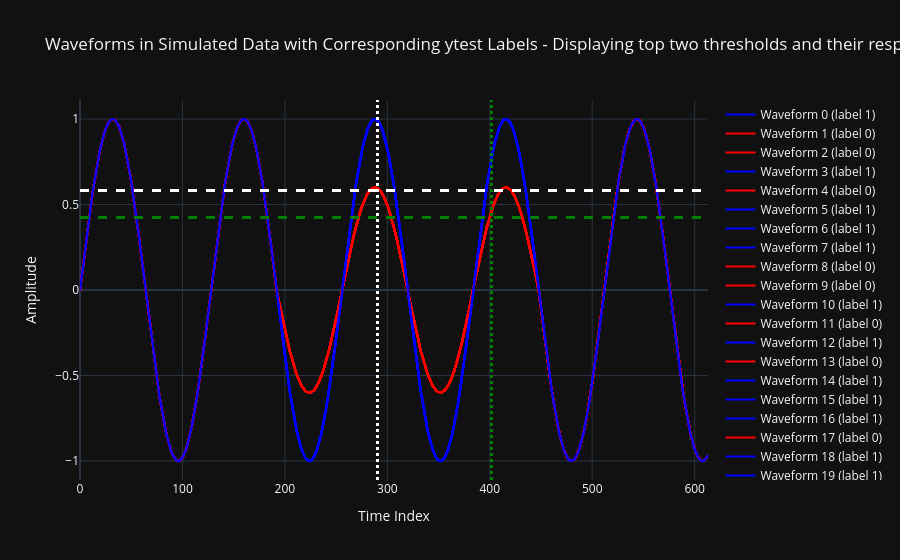

Notebook cell for this chart:
### Code cell
#
fig = go.Figure()

# Use red for label 1 and blue for label 0 (update colors as desired)
for i in range(Xori.shape[0]):
    label = int(ytest[i])
    color = 'blue' if label == 1 else 'red'
    fig.add_trace(go.Scatter(
        x=np.arange(Xori.shape[1]),
        y=Xori[i],
        mode='lines',
        name=f'Waveform {i} (label {label})',
        line=dict(color=color)
    ))
    fig.add_hline(y=0.57977396, line=dict(color='white', dash='dash'))
    fig.add_vline(x=290, line=dict(color='white', dash='dot'))
    fig.add_hline(y=0.42276767, line=dict(color='green', dash='dash'))
    fig.add_vline(x=402, line=dict(color='green', dash='dot'))
    # fig.add_vline(x=372, line=dict(color='black', dash='dot'))
    fig.update_layout(
        title="Waveforms in Simulated Data with Corresponding ytest Labels - Displaying top two thresholds and their respective indices.",
        xaxis_title="Time Index",
        yaxis_title="Amplitude",
        template="plotly_dark",
    )
fig.show()

### Figure 1 — Plotly figure (JSON) as saved in the notebook; plotly's stock layout.template omitted (floating-point values rounded to 4 significant figures; data arrays with more than 128 entries replaced by an {"elided": "..."} marker saying what was removed)
{"data": [{"line": {"color": "blue"}, "mode": "lines", "name": "Waveform 0 (label 1)", "type": "scatter", "x": {"elided": "614 int values"}, "y": {"elided": "614 float values"}}, {"line": {"color": "red"}, "mode": "lines", "name": "Waveform 1 (label 0)", "type": "scatter", "x": {"elided": "614 int values"}, "y": {"elided": "614 float values"}}, {"line": {"color": "red"}, "mode": "lines", "name": "Waveform 2 (label 0)", "type": "scatter", "x": {"elided": "614 int values"}, "y": {"elided": "614 float values"}}, {"line": {"color": "blue"}, "mode": "lines", "name": "Waveform 3 (label 1)", "type": "scatter", "x": {"elided": "614 int values"}, "y": {"elided": "614 float values"}}, {"line": {"color": "red"}, "mode": "lines", "name": "Waveform 4 (label 0)", "type": "scatter", "x": {"elided": "614 int values"}, "y": {"elided": "614 float values"}}, {"line": {"color": "blue"}, "mode": "lines", "name": "Waveform 5 (label 1)", "type": "scatter", "x": {"elided": "614 int values"}, "y": {"elided": "614 float values"}}, {"line": {"color": "blue"}, "mode": "lines", "name": "Waveform 6 (label 1)", "type": "scatter", "x": {"elided": "614 int values"}, "y": {"elided": "614 float values"}}, {"line": {"color": "blue"}, "mode": "lines", "name": "Waveform 7 (label 1)", "type": "scatter", "x": {"elided": "614 int values"}, "y": {"elided": "614 float values"}}, {"line": {"color": "red"}, "mode": "lines", "name": "Waveform 8 (label 0)", "type": "scatter", "x": {"elided": "614 int values"}, "y": {"elided": "614 float values"}}, {"line": {"color": "red"}, "mode": "lines", "name": "Waveform 9 (label 0)", "type": "scatter", "x": {"elided": "614 int values"}, "y": {"elided": "614 float values"}}, {"line": {"color": "blue"}, "mode": "lines", "name": "Waveform 10 (label 1)", "type": "scatter", "x": {"elided": "614 int values"}, "y": {"elided": "614 float values"}}, {"line": {"color": "red"}, "mode": "lines", "name": "Waveform 11 (label 0)", "type": "scatter", "x": {"elided": "614 int values"}, "y": {"elided": "614 float values"}}, {"line": {"color": "blue"}, "mode": "lines", "name": "Waveform 12 (label 1)", "type": "scatter", "x": {"elided": "614 int values"}, "y": {"elided": "614 float values"}}, {"line": {"color": "red"}, "mode": "lines", "name": "Waveform 13 (label 0)", "type": "scatter", "x": {"elided": "614 int values"}, "y": {"elided": "614 float values"}}, {"line": {"color": "blue"}, "mode": "lines", "name": "Waveform 14 (label 1)", "type": "scatter", "x": {"elided": "614 int values"}, "y": {"elided": "614 float values"}}, {"line": {"color": "blue"}, "mode": "lines", "name": "Waveform 15 (label 1)", "type": "scatter", "x": {"elided": "614 int values"}, "y": {"elided": "614 float values"}}, {"line": {"color": "blue"}, "mode": "lines", "name": "Waveform 16 (label 1)", "type": "scatter", "x": {"elided": "614 int values"}, "y": {"elided": "614 float values"}}, {"line": {"color": "red"}, "mode": "lines", "name": "Waveform 17 (label 0)", "type": "scatter", "x": {"elided": "614 int values"}, "y": {"elided": "614 float values"}}, {"line": {"color": "blue"}, "mode": "lines", "name": "Waveform 18 (label 1)", "type": "scatter", "x": {"elided": "614 int values"}, "y": {"elided": "614 float values"}}, {"line": {"color": "blue"}, "mode": "lines", "name": "Waveform 19 (label 1)", "type": "scatter", "x": {"elided": "614 int values"}, "y": {"elided": "614 float values"}}, {"line": {"color": "red"}, "mode": "lines", "name": "Waveform 20 (label 0)", "type": "scatter", "x": {"elided": "614 int values"}, "y": {"elided": "614 float values"}}, {"line": {"color": "red"}, "mode": "lines", "name": "Waveform 21 (label 0)", "type": "scatter", "x": {"elided": "614 int values"}, "y": {"elided": "614 float values"}}, {"line": {"color": "red"}, "mode": "lines", "name": "Waveform 22 (label 0)", "type": "scatter", "x": {"elided": "614 int values"}, "y": {"elided": "614 float values"}}, {"line": {"color": "blue"}, "mode": "lines", "name": "Waveform 23 (label 1)", "type": "scatter", "x": {"elided": "614 int values"}, "y": {"elided": "614 float values"}}, {"line": {"color": "blue"}, "mode": "lines", "name": "Waveform 24 (label 1)", "type": "scatter", "x": {"elided": "614 int values"}, "y": {"elided": "614 float values"}}, {"line": {"color": "blue"}, "mode": "lines", "name": "Waveform 25 (label 1)", "type": "scatter", "x": {"elided": "614 int values"}, "y": {"elided": "614 float values"}}, {"line": {"color": "blue"}, "mode": "lines", "name": "Waveform 26 (label 1)", "type": "scatter", "x": {"elided": "614 int values"}, "y": {"elided": "614 float values"}}, {"line": {"color": "red"}, "mode": "lines", "name": "Waveform 27 (label 0)", "type": "scatter", "x": {"elided": "614 int values"}, "y": {"elided": "614 float values"}}, {"line": {"color": "blue"}, "mode": "lines", "name": "Waveform 28 (label 1)", "type": "scatter", "x": {"elided": "614 int values"}, "y": {"elided": "614 float values"}}, {"line": {"color": "red"}, "mode": "lines", "name": "Waveform 29 (label 0)", "type": "scatter", "x": {"elided": "614 int values"}, "y": {"elided": "614 float values"}}, {"line": {"color": "red"}, "mode": "lines", "name": "Waveform 30 (label 0)", "type": "scatter", "x": {"elided": "614 int values"}, "y": {"elided": "614 float values"}}, {"line": {"color": "red"}, "mode": "lines", "name": "Waveform 31 (label 0)", "type": "scatter", "x": {"elided": "614 int values"}, "y": {"elided": "614 float values"}}, {"line": {"color": "red"}, "mode": "lines", "name": "Waveform 32 (label 0)", "type": "scatter", "x": {"elided": "614 int values"}, "y": {"elided": "614 float values"}}, {"line": {"color": "red"}, "mode": "lines", "name": "Waveform 33 (label 0)", "type": "scatter", "x": {"elided": "614 int values"}, "y": {"elided": "614 float values"}}, {"line": {"color": "red"}, "mode": "lines", "name": "Waveform 34 (label 0)", "type": "scatter", "x": {"elided": "614 int values"}, "y": {"elided": "614 float values"}}, {"line": {"color": "red"}, "mode": "lines", "name": "Waveform 35 (label 0)", "type": "scatter", "x": {"elided": "614 int values"}, "y": {"elided": "614 float values"}}, {"line": {"color": "red"}, "mode": "lines", "name": "Waveform 36 (label 0)", "type": "scatter", "x": {"elided": "614 int values"}, "y": {"elided": "614 float values"}}, {"line": {"color": "red"}, "mode": "lines", "name": "Waveform 37 (label 0)", "type": "scatter", "x": {"elided": "614 int values"}, "y": {"elided": "614 float values"}}, {"line": {"color": "blue"}, "mode": "lines", "name": "Waveform 38 (label 1)", "type": "scatter", "x": {"elided": "614 int values"}, "y": {"elided": "614 float values"}}, {"line": {"color": "blue"}, "mode": "lines", "name": "Waveform 39 (label 1)", "type": "scatter", "x": {"elided": "614 int values"}, "y": {"elided": "614 float values"}}], "layout": {"shapes": [{"line": {"color": "white", "dash": "dash"}, "type": "line", "x0": 0, "x1": 1, "xref": "x domain", "y0": 0.5798, "y1": 0.5798, "yref": "y"}, {"line": {"color": "white", "dash": "dot"}, "type": "line", "x0": 290, "x1": 290, "xref": "x", "y0": 0, "y1": 1, "yref": "y domain"}, {"line": {"color": "green", "dash": "dash"}, "type": "line", "x0": 0, "x1": 1, "xref": "x domain", "y0": 0.4228, "y1": 0.4228, "yref": "y"}, {"line": {"color": "green", "dash": "dot"}, "type": "line", "x0": 402, "x1": 402, "xref": "x", "y0": 0, "y1": 1, "yref": "y domain"}, {"line": {"color": "white", "dash": "dash"}, "type": "line", "x0": 0, "x1": 1, "xref": "x domain", "y0": 0.5798, "y1": 0.5798, "yref": "y"}, {"line": {"color": "white", "dash": "dot"}, "type": "line", "x0": 290, "x1": 290, "xref": "x", "y0": 0, "y1": 1, "yref": "y domain"}, {"line": {"color": "green", "dash": "dash"}, "type": "line", "x0": 0, "x1": 1, "xref": "x domain", "y0": 0.4228, "y1": 0.4228, "yref": "y"}, {"line": {"color": "green", "dash": "dot"}, "type": "line", "x0": 402, "x1": 402, "xref": "x", "y0": 0, "y1": 1, "yref": "y domain"}, {"line": {"color": "white", "dash": "dash"}, "type": "line", "x0": 0, "x1": 1, "xref": "x domain", "y0": 0.5798, "y1": 0.5798, "yref": "y"}, {"line": {"color": "white", "dash": "dot"}, "type": "line", "x0": 290, "x1": 290, "xref": "x", "y0": 0, "y1": 1, "yref": "y domain"}, {"line": {"color": "green", "dash": "dash"}, "type": "line", "x0": 0, "x1": 1, "xref": "x domain", "y0": 0.4228, "y1": 0.4228, "yref": "y"}, {"line": {"color": "green", "dash": "dot"}, "type": "line", "x0": 402, "x1": 402, "xref": "x", "y0": 0, "y1": 1, "yref": "y domain"}, {"line": {"color": "white", "dash": "dash"}, "type": "line", "x0": 0, "x1": 1, "xref": "x domain", "y0": 0.5798, "y1": 0.5798, "yref": "y"}, {"line": {"color": "white", "dash": "dot"}, "type": "line", "x0": 290, "x1": 290, "xref": "x", "y0": 0, "y1": 1, "yref": "y domain"}, {"line": {"color": "green", "dash": "dash"}, "type": "line", "x0": 0, "x1": 1, "xref": "x domain", "y0": 0.4228, "y1": 0.4228, "yref": "y"}, {"line": {"color": "green", "dash": "dot"}, "type": "line", "x0": 402, "x1": 402, "xref": "x", "y0": 0, "y1": 1, "yref": "y domain"}, {"line": {"color": "white", "dash": "dash"}, "type": "line", "x0": 0, "x1": 1, "xref": "x domain", "y0": 0.5798, "y1": 0.5798, "yref": "y"}, {"line": {"color": "white", "dash": "dot"}, "type": "line", "x0": 290, "x1": 290, "xref": "x", "y0": 0, "y1": 1, "yref": "y domain"}, {"line": {"color": "green", "dash": "dash"}, "type": "line", "x0": 0, "x1": 1, "xref": "x domain", "y0": 0.4228, "y1": 0.4228, "yref": "y"}, {"line": {"color": "green", "dash": "dot"}, "type": "line", "x0": 402, "x1": 402, "xref": "x", "y0": 0, "y1": 1, "yref": "y domain"}, {"line": {"color": "white", "dash": "dash"}, "type": "line", "x0": 0, "x1": 1, "xref": "x domain", "y0": 0.5798, "y1": 0.5798, "yref": "y"}, {"line": {"color": "white", "dash": "dot"}, "type": "line", "x0": 290, "x1": 290, "xref": "x", "y0": 0, "y1": 1, "yref": "y domain"}, {"line": {"color": "green", "dash": "dash"}, "type": "line", "x0": 0, "x1": 1, "xref": "x domain", "y0": 0.4228, "y1": 0.4228, "yref": "y"}, {"line": {"color": "green", "dash": "dot"}, "type": "line", "x0": 402, "x1": 402, "xref": "x", "y0": 0, "y1": 1, "yref": "y domain"}, {"line": {"color": "white", "dash": "dash"}, "type": "line", "x0": 0, "x1": 1, "xref": "x domain", "y0": 0.5798, "y1": 0.5798, "yref": "y"}, {"line": {"color": "white", "dash": "dot"}, "type": "line", "x0": 290, "x1": 290, "xref": "x", "y0": 0, "y1": 1, "yref": "y domain"}, {"line": {"color": "green", "dash": "dash"}, "type": "line", "x0": 0, "x1": 1, "xref": "x domain", "y0": 0.4228, "y1": 0.4228, "yref": "y"}, {"line": {"color": "green", "dash": "dot"}, "type": "line", "x0": 402, "x1": 402, "xref": "x", "y0": 0, "y1": 1, "yref": "y domain"}, {"line": {"color": "white", "dash": "dash"}, "type": "line", "x0": 0, "x1": 1, "xref": "x domain", "y0": 0.5798, "y1": 0.5798, "yref": "y"}, {"line": {"color": "white", "dash": "dot"}, "type": "line", "x0": 290, "x1": 290, "xref": "x", "y0": 0, "y1": 1, "yref": "y domain"}, {"line": {"color": "green", "dash": "dash"}, "type": "line", "x0": 0, "x1": 1, "xref": "x domain", "y0": 0.4228, "y1": 0.4228, "yref": "y"}, {"line": {"color": "green", "dash": "dot"}, "type": "line", "x0": 402, "x1": 402, "xref": "x", "y0": 0, "y1": 1, "yref": "y domain"}, {"line": {"color": "white", "dash": "dash"}, "type": "line", "x0": 0, "x1": 1, "xref": "x domain", "y0": 0.5798, "y1": 0.5798, "yref": "y"}, {"line": {"color": "white", "dash": "dot"}, "type": "line", "x0": 290, "x1": 290, "xref": "x", "y0": 0, "y1": 1, "yref": "y domain"}, {"line": {"color": "green", "dash": "dash"}, "type": "line", "x0": 0, "x1": 1, "xref": "x domain", "y0": 0.4228, "y1": 0.4228, "yref": "y"}, {"line": {"color": "green", "dash": "dot"}, "type": "line", "x0": 402, "x1": 402, "xref": "x", "y0": 0, "y1": 1, "yref": "y domain"}, {"line": {"color": "white", "dash": "dash"}, "type": "line", "x0": 0, "x1": 1, "xref": "x domain", "y0": 0.5798, "y1": 0.5798, "yref": "y"}, {"line": {"color": "white", "dash": "dot"}, "type": "line", "x0": 290, "x1": 290, "xref": "x", "y0": 0, "y1": 1, "yref": "y domain"}, {"line": {"color": "green", "dash": "dash"}, "type": "line", "x0": 0, "x1": 1, "xref": "x domain", "y0": 0.4228, "y1": 0.4228, "yref": "y"}, {"line": {"color": "green", "dash": "dot"}, "type": "line", "x0": 402, "x1": 402, "xref": "x", "y0": 0, "y1": 1, "yref": "y domain"}, {"line": {"color": "white", "dash": "dash"}, "type": "line", "x0": 0, "x1": 1, "xref": "x domain", "y0": 0.5798, "y1": 0.5798, "yref": "y"}, {"line": {"color": "white", "dash": "dot"}, "type": "line", "x0": 290, "x1": 290, "xref": "x", "y0": 0, "y1": 1, "yref": "y domain"}, {"line": {"color": "green", "dash": "dash"}, "type": "line", "x0": 0, "x1": 1, "xref": "x domain", "y0": 0.4228, "y1": 0.4228, "yref": "y"}, {"line": {"color": "green", "dash": "dot"}, "type": "line", "x0": 402, "x1": 402, "xref": "x", "y0": 0, "y1": 1, "yref": "y domain"}, {"line": {"color": "white", "dash": "dash"}, "type": "line", "x0": 0, "x1": 1, "xref": "x domain", "y0": 0.5798, "y1": 0.5798, "yref": "y"}, {"line": {"color": "white", "dash": "dot"}, "type": "line", "x0": 290, "x1": 290, "xref": "x", "y0": 0, "y1": 1, "yref": "y domain"}, {"line": {"color": "green", "dash": "dash"}, "type": "line", "x0": 0, "x1": 1, "xref": "x domain", "y0": 0.4228, "y1": 0.4228, "yref": "y"}, {"line": {"color": "green", "dash": "dot"}, "type": "line", "x0": 402, "x1": 402, "xref": "x", "y0": 0, "y1": 1, "yref": "y domain"}, {"line": {"color": "white", "dash": "dash"}, "type": "line", "x0": 0, "x1": 1, "xref": "x domain", "y0": 0.5798, "y1": 0.5798, "yref": "y"}, {"line": {"color": "white", "dash": "dot"}, "type": "line", "x0": 290, "x1": 290, "xref": "x", "y0": 0, "y1": 1, "yref": "y domain"}, {"line": {"color": "green", "dash": "dash"}, "type": "line", "x0": 0, "x1": 1, "xref": "x domain", "y0": 0.4228, "y1": 0.4228, "yref": "y"}, {"line": {"color": "green", "dash": "dot"}, "type": "line", "x0": 402, "x1": 402, "xref": "x", "y0": 0, "y1": 1, "yref": "y domain"}, {"line": {"color": "white", "dash": "dash"}, "type": "line", "x0": 0, "x1": 1, "xref": "x domain", "y0": 0.5798, "y1": 0.5798, "yref": "y"}, {"line": {"color": "white", "dash": "dot"}, "type": "line", "x0": 290, "x1": 290, "xref": "x", "y0": 0, "y1": 1, "yref": "y domain"}, {"line": {"color": "green", "dash": "dash"}, "type": "line", "x0": 0, "x1": 1, "xref": "x domain", "y0": 0.4228, "y1": 0.4228, "yref": "y"}, {"line": {"color": "green", "dash": "dot"}, "type": "line", "x0": 402, "x1": 402, "xref": "x", "y0": 0, "y1": 1, "yref": "y domain"}, {"line": {"color": "white", "dash": "dash"}, "type": "line", "x0": 0, "x1": 1, "xref": "x domain", "y0": 0.5798, "y1": 0.5798, "yref": "y"}, {"line": {"color": "white", "dash": "dot"}, "type": "line", "x0": 290, "x1": 290, "xref": "x", "y0": 0, "y1": 1, "yref": "y domain"}, {"line": {"color": "green", "dash": "dash"}, "type": "line", "x0": 0, "x1": 1, "xref": "x domain", "y0": 0.4228, "y1": 0.4228, "yref": "y"}, {"line": {"color": "green", "dash": "dot"}, "type": "line", "x0": 402, "x1": 402, "xref": "x", "y0": 0, "y1": 1, "yref": "y domain"}, {"line": {"color": "white", "dash": "dash"}, "type": "line", "x0": 0, "x1": 1, "xref": "x domain", "y0": 0.5798, "y1": 0.5798, "yref": "y"}, {"line": {"color": "white", "dash": "dot"}, "type": "line", "x0": 290, "x1": 290, "xref": "x", "y0": 0, "y1": 1, "yref": "y domain"}, {"line": {"color": "green", "dash": "dash"}, "type": "line", "x0": 0, "x1": 1, "xref": "x domain", "y0": 0.4228, "y1": 0.4228, "yref": "y"}, {"line": {"color": "green", "dash": "dot"}, "type": "line", "x0": 402, "x1": 402, "xref": "x", "y0": 0, "y1": 1, "yref": "y domain"}, {"line": {"color": "white", "dash": "dash"}, "type": "line", "x0": 0, "x1": 1, "xref": "x domain", "y0": 0.5798, "y1": 0.5798, "yref": "y"}, {"line": {"color": "white", "dash": "dot"}, "type": "line", "x0": 290, "x1": 290, "xref": "x", "y0": 0, "y1": 1, "yref": "y domain"}, {"line": {"color": "green", "dash": "dash"}, "type": "line", "x0": 0, "x1": 1, "xref": "x domain", "y0": 0.4228, "y1": 0.4228, "yref": "y"}, {"line": {"color": "green", "dash": "dot"}, "type": "line", "x0": 402, "x1": 402, "xref": "x", "y0": 0, "y1": 1, "yref": "y domain"}, {"line": {"color": "white", "dash": "dash"}, "type": "line", "x0": 0, "x1": 1, "xref": "x domain", "y0": 0.5798, "y1": 0.5798, "yref": "y"}, {"line": {"color": "white", "dash": "dot"}, "type": "line", "x0": 290, "x1": 290, "xref": "x", "y0": 0, "y1": 1, "yref": "y domain"}, {"line": {"color": "green", "dash": "dash"}, "type": "line", "x0": 0, "x1": 1, "xref": "x domain", "y0": 0.4228, "y1": 0.4228, "yref": "y"}, {"line": {"color": "green", "dash": "dot"}, "type": "line", "x0": 402, "x1": 402, "xref": "x", "y0": 0, "y1": 1, "yref": "y domain"}, {"line": {"color": "white", "dash": "dash"}, "type": "line", "x0": 0, "x1": 1, "xref": "x domain", "y0": 0.5798, "y1": 0.5798, "yref": "y"}, {"line": {"color": "white", "dash": "dot"}, "type": "line", "x0": 290, "x1": 290, "xref": "x", "y0": 0, "y1": 1, "yref": "y domain"}, {"line": {"color": "green", "dash": "dash"}, "type": "line", "x0": 0, "x1": 1, "xref": "x domain", "y0": 0.4228, "y1": 0.4228, "yref": "y"}, {"line": {"color": "green", "dash": "dot"}, "type": "line", "x0": 402, "x1": 402, "xref": "x", "y0": 0, "y1": 1, "yref": "y domain"}, {"line": {"color": "white", "dash": "dash"}, "type": "line", "x0": 0, "x1": 1, "xref": "x domain", "y0": 0.5798, "y1": 0.5798, "yref": "y"}, {"line": {"color": "white", "dash": "dot"}, "type": "line", "x0": 290, "x1": 290, "xref": "x", "y0": 0, "y1": 1, "yref": "y domain"}, {"line": {"color": "green", "dash": "dash"}, "type": "line", "x0": 0, "x1": 1, "xref": "x domain", "y0": 0.4228, "y1": 0.4228, "yref": "y"}, {"line": {"color": "green", "dash": "dot"}, "type": "line", "x0": 402, "x1": 402, "xref": "x", "y0": 0, "y1": 1, "yref": "y domain"}, {"line": {"color": "white", "dash": "dash"}, "type": "line", "x0": 0, "x1": 1, "xref": "x domain", "y0": 0.5798, "y1": 0.5798, "yref": "y"}, {"line": {"color": "white", "dash": "dot"}, "type": "line", "x0": 290, "x1": 290, "xref": "x", "y0": 0, "y1": 1, "yref": "y domain"}, {"line": {"color": "green", "dash": "dash"}, "type": "line", "x0": 0, "x1": 1, "xref": "x domain", "y0": 0.4228, "y1": 0.4228, "yref": "y"}, {"line": {"color": "green", "dash": "dot"}, "type": "line", "x0": 402, "x1": 402, "xref": "x", "y0": 0, "y1": 1, "yref": "y domain"}, {"line": {"color": "white", "dash": "dash"}, "type": "line", "x0": 0, "x1": 1, "xref": "x domain", "y0": 0.5798, "y1": 0.5798, "yref": "y"}, {"line": {"color": "white", "dash": "dot"}, "type": "line", "x0": 290, "x1": 290, "xref": "x", "y0": 0, "y1": 1, "yref": "y domain"}, {"line": {"color": "green", "dash": "dash"}, "type": "line", "x0": 0, "x1": 1, "xref": "x domain", "y0": 0.4228, "y1": 0.4228, "yref": "y"}, {"line": {"color": "green", "dash": "dot"}, "type": "line", "x0": 402, "x1": 402, "xref": "x", "y0": 0, "y1": 1, "yref": "y domain"}, {"line": {"color": "white", "dash": "dash"}, "type": "line", "x0": 0, "x1": 1, "xref": "x domain", "y0": 0.5798, "y1": 0.5798, "yref": "y"}, {"line": {"color": "white", "dash": "dot"}, "type": "line", "x0": 290, "x1": 290, "xref": "x", "y0": 0, "y1": 1, "yref": "y domain"}, {"line": {"color": "green", "dash": "dash"}, "type": "line", "x0": 0, "x1": 1, "xref": "x domain", "y0": 0.4228, "y1": 0.4228, "yref": "y"}, {"line": {"color": "green", "dash": "dot"}, "type": "line", "x0": 402, "x1": 402, "xref": "x", "y0": 0, "y1": 1, "yref": "y domain"}, {"line": {"color": "white", "dash": "dash"}, "type": "line", "x0": 0, "x1": 1, "xref": "x domain", "y0": 0.5798, "y1": 0.5798, "yref": "y"}, {"line": {"color": "white", "dash": "dot"}, "type": "line", "x0": 290, "x1": 290, "xref": "x", "y0": 0, "y1": 1, "yref": "y domain"}, {"line": {"color": "green", "dash": "dash"}, "type": "line", "x0": 0, "x1": 1, "xref": "x domain", "y0": 0.4228, "y1": 0.4228, "yref": "y"}, {"line": {"color": "green", "dash": "dot"}, "type": "line", "x0": 402, "x1": 402, "xref": "x", "y0": 0, "y1": 1, "yref": "y domain"}, {"line": {"color": "white", "dash": "dash"}, "type": "line", "x0": 0, "x1": 1, "xref": "x domain", "y0": 0.5798, "y1": 0.5798, "yref": "y"}, {"line": {"color": "white", "dash": "dot"}, "type": "line", "x0": 290, "x1": 290, "xref": "x", "y0": 0, "y1": 1, "yref": "y domain"}, {"line": {"color": "green", "dash": "dash"}, "type": "line", "x0": 0, "x1": 1, "xref": "x domain", "y0": 0.4228, "y1": 0.4228, "yref": "y"}, {"line": {"color": "green", "dash": "dot"}, "type": "line", "x0": 402, "x1": 402, "xref": "x", "y0": 0, "y1": 1, "yref": "y domain"}, {"line": {"color": "white", "dash": "dash"}, "type": "line", "x0": 0, "x1": 1, "xref": "x domain", "y0": 0.5798, "y1": 0.5798, "yref": "y"}, {"line": {"color": "white", "dash": "dot"}, "type": "line", "x0": 290, "x1": 290, "xref": "x", "y0": 0, "y1": 1, "yref": "y domain"}, {"line": {"color": "green", "dash": "dash"}, "type": "line", "x0": 0, "x1": 1, "xref": "x domain", "y0": 0.4228, "y1": 0.4228, "yref": "y"}, {"line": {"color": "green", "dash": "dot"}, "type": "line", "x0": 402, "x1": 402, "xref": "x", "y0": 0, "y1": 1, "yref": "y domain"}, {"line": {"color": "white", "dash": "dash"}, "type": "line", "x0": 0, "x1": 1, "xref": "x domain", "y0": 0.5798, "y1": 0.5798, "yref": "y"}, {"line": {"color": "white", "dash": "dot"}, "type": "line", "x0": 290, "x1": 290, "xref": "x", "y0": 0, "y1": 1, "yref": "y domain"}, {"line": {"color": "green", "dash": "dash"}, "type": "line", "x0": 0, "x1": 1, "xref": "x domain", "y0": 0.4228, "y1": 0.4228, "yref": "y"}, {"line": {"color": "green", "dash": "dot"}, "type": "line", "x0": 402, "x1": 402, "xref": "x", "y0": 0, "y1": 1, "yref": "y domain"}, {"line": {"color": "white", "dash": "dash"}, "type": "line", "x0": 0, "x1": 1, "xref": "x domain", "y0": 0.5798, "y1": 0.5798, "yref": "y"}, {"line": {"color": "white", "dash": "dot"}, "type": "line", "x0": 290, "x1": 290, "xref": "x", "y0": 0, "y1": 1, "yref": "y domain"}, {"line": {"color": "green", "dash": "dash"}, "type": "line", "x0": 0, "x1": 1, "xref": "x domain", "y0": 0.4228, "y1": 0.4228, "yref": "y"}, {"line": {"color": "green", "dash": "dot"}, "type": "line", "x0": 402, "x1": 402, "xref": "x", "y0": 0, "y1": 1, "yref": "y domain"}, {"line": {"color": "white", "dash": "dash"}, "type": "line", "x0": 0, "x1": 1, "xref": "x domain", "y0": 0.5798, "y1": 0.5798, "yref": "y"}, {"line": {"color": "white", "dash": "dot"}, "type": "line", "x0": 290, "x1": 290, "xref": "x", "y0": 0, "y1": 1, "yref": "y domain"}, {"line": {"color": "green", "dash": "dash"}, "type": "line", "x0": 0, "x1": 1, "xref": "x domain", "y0": 0.4228, "y1": 0.4228, "yref": "y"}, {"line": {"color": "green", "dash": "dot"}, "type": "line", "x0": 402, "x1": 402, "xref": "x", "y0": 0, "y1": 1, "yref": "y domain"}, {"line": {"color": "white", "dash": "dash"}, "type": "line", "x0": 0, "x1": 1, "xref": "x domain", "y0": 0.5798, "y1": 0.5798, "yref": "y"}, {"line": {"color": "white", "dash": "dot"}, "type": "line", "x0": 290, "x1": 290, "xref": "x", "y0": 0, "y1": 1, "yref": "y domain"}, {"line": {"color": "green", "dash": "dash"}, "type": "line", "x0": 0, "x1": 1, "xref": "x domain", "y0": 0.4228, "y1": 0.4228, "yref": "y"}, {"line": {"color": "green", "dash": "dot"}, "type": "line", "x0": 402, "x1": 402, "xref": "x", "y0": 0, "y1": 1, "yref": "y domain"}, {"line": {"color": "white", "dash": "dash"}, "type": "line", "x0": 0, "x1": 1, "xref": "x domain", "y0": 0.5798, "y1": 0.5798, "yref": "y"}, {"line": {"color": "white", "dash": "dot"}, "type": "line", "x0": 290, "x1": 290, "xref": "x", "y0": 0, "y1": 1, "yref": "y domain"}, {"line": {"color": "green", "dash": "dash"}, "type": "line", "x0": 0, "x1": 1, "xref": "x domain", "y0": 0.4228, "y1": 0.4228, "yref": "y"}, {"line": {"color": "green", "dash": "dot"}, "type": "line", "x0": 402, "x1": 402, "xref": "x", "y0": 0, "y1": 1, "yref": "y domain"}, {"line": {"color": "white", "dash": "dash"}, "type": "line", "x0": 0, "x1": 1, "xref": "x domain", "y0": 0.5798, "y1": 0.5798, "yref": "y"}, {"line": {"color": "white", "dash": "dot"}, "type": "line", "x0": 290, "x1": 290, "xref": "x", "y0": 0, "y1": 1, "yref": "y domain"}, {"line": {"color": "green", "dash": "dash"}, "type": "line", "x0": 0, "x1": 1, "xref": "x domain", "y0": 0.4228, "y1": 0.4228, "yref": "y"}, {"line": {"color": "green", "dash": "dot"}, "type": "line", "x0": 402, "x1": 402, "xref": "x", "y0": 0, "y1": 1, "yref": "y domain"}, {"line": {"color": "white", "dash": "dash"}, "type": "line", "x0": 0, "x1": 1, "xref": "x domain", "y0": 0.5798, "y1": 0.5798, "yref": "y"}, {"line": {"color": "white", "dash": "dot"}, "type": "line", "x0": 290, "x1": 290, "xref": "x", "y0": 0, "y1": 1, "yref": "y domain"}, {"line": {"color": "green", "dash": "dash"}, "type": "line", "x0": 0, "x1": 1, "xref": "x domain", "y0": 0.4228, "y1": 0.4228, "yref": "y"}, {"line": {"color": "green", "dash": "dot"}, "type": "line", "x0": 402, "x1": 402, "xref": "x", "y0": 0, "y1": 1, "yref": "y domain"}, {"line": {"color": "white", "dash": "dash"}, "type": "line", "x0": 0, "x1": 1, "xref": "x domain", "y0": 0.5798, "y1": 0.5798, "yref": "y"}, {"line": {"color": "white", "dash": "dot"}, "type": "line", "x0": 290, "x1": 290, "xref": "x", "y0": 0, "y1": 1, "yref": "y domain"}, {"line": {"color": "green", "dash": "dash"}, "type": "line", "x0": 0, "x1": 1, "xref": "x domain", "y0": 0.4228, "y1": 0.4228, "yref": "y"}, {"line": {"color": "green", "dash": "dot"}, "type": "line", "x0": 402, "x1": 402, "xref": "x", "y0": 0, "y1": 1, "yref": "y domain"}, {"line": {"color": "white", "dash": "dash"}, "type": "line", "x0": 0, "x1": 1, "xref": "x domain", "y0": 0.5798, "y1": 0.5798, "yref": "y"}, {"line": {"color": "white", "dash": "dot"}, "type": "line", "x0": 290, "x1": 290, "xref": "x", "y0": 0, "y1": 1, "yref": "y domain"}, {"line": {"color": "green", "dash": "dash"}, "type": "line", "x0": 0, "x1": 1, "xref": "x domain", "y0": 0.4228, "y1": 0.4228, "yref": "y"}, {"line": {"color": "green", "dash": "dot"}, "type": "line", "x0": 402, "x1": 402, "xref": "x", "y0": 0, "y1": 1, "yref": "y domain"}, {"line": {"color": "white", "dash": "dash"}, "type": "line", "x0": 0, "x1": 1, "xref": "x domain", "y0": 0.5798, "y1": 0.5798, "yref": "y"}, {"line": {"color": "white", "dash": "dot"}, "type": "line", "x0": 290, "x1": 290, "xref": "x", "y0": 0, "y1": 1, "yref": "y domain"}, {"line": {"color": "green", "dash": "dash"}, "type": "line", "x0": 0, "x1": 1, "xref": "x domain", "y0": 0.4228, "y1": 0.4228, "yref": "y"}, {"line": {"color": "green", "dash": "dot"}, "type": "line", "x0": 402, "x1": 402, "xref": "x", "y0": 0, "y1": 1, "yref": "y domain"}, {"line": {"color": "white", "dash": "dash"}, "type": "line", "x0": 0, "x1": 1, "xref": "x domain", "y0": 0.5798, "y1": 0.5798, "yref": "y"}, {"line": {"color": "white", "dash": "dot"}, "type": "line", "x0": 290, "x1": 290, "xref": "x", "y0": 0, "y1": 1, "yref": "y domain"}, {"line": {"color": "green", "dash": "dash"}, "type": "line", "x0": 0, "x1": 1, "xref": "x domain", "y0": 0.4228, "y1": 0.4228, "yref": "y"}, {"line": {"color": "green", "dash": "dot"}, "type": "line", "x0": 402, "x1": 402, "xref": "x", "y0": 0, "y1": 1, "yref": "y domain"}, {"line": {"color": "white", "dash": "dash"}, "type": "line", "x0": 0, "x1": 1, "xref": "x domain", "y0": 0.5798, "y1": 0.5798, "yref": "y"}, {"line": {"color": "white", "dash": "dot"}, "type": "line", "x0": 290, "x1": 290, "xref": "x", "y0": 0, "y1": 1, "yref": "y domain"}, {"line": {"color": "green", "dash": "dash"}, "type": "line", "x0": 0, "x1": 1, "xref": "x domain", "y0": 0.4228, "y1": 0.4228, "yref": "y"}, {"line": {"color": "green", "dash": "dot"}, "type": "line", "x0": 402, "x1": 402, "xref": "x", "y0": 0, "y1": 1, "yref": "y domain"}, {"line": {"color": "white", "dash": "dash"}, "type": "line", "x0": 0, "x1": 1, "xref": "x domain", "y0": 0.5798, "y1": 0.5798, "yref": "y"}, {"line": {"color": "white", "dash": "dot"}, "type": "line", "x0": 290, "x1": 290, "xref": "x", "y0": 0, "y1": 1, "yref": "y domain"}, {"line": {"color": "green", "dash": "dash"}, "type": "line", "x0": 0, "x1": 1, "xref": "x domain", "y0": 0.4228, "y1": 0.4228, "yref": "y"}, {"line": {"color": "green", "dash": "dot"}, "type": "line", "x0": 402, "x1": 402, "xref": "x", "y0": 0, "y1": 1, "yref": "y domain"}, {"line": {"color": "white", "dash": "dash"}, "type": "line", "x0": 0, "x1": 1, "xref": "x domain", "y0": 0.5798, "y1": 0.5798, "yref": "y"}, {"line": {"color": "white", "dash": "dot"}, "type": "line", "x0": 290, "x1": 290, "xref": "x", "y0": 0, "y1": 1, "yref": "y domain"}, {"line": {"color": "green", "dash": "dash"}, "type": "line", "x0": 0, "x1": 1, "xref": "x domain", "y0": 0.4228, "y1": 0.4228, "yref": "y"}, {"line": {"color": "green", "dash": "dot"}, "type": "line", "x0": 402, "x1": 402, "xref": "x", "y0": 0, "y1": 1, "yref": "y domain"}], "title": {"text": "Waveforms in Simulated Data with Corresponding ytest Labels - Displaying top two thresholds and their respective indices."}, "xaxis": {"title": {"text": "Time Index"}}, "yaxis": {"title": {"text": "Amplitude"}}}}
